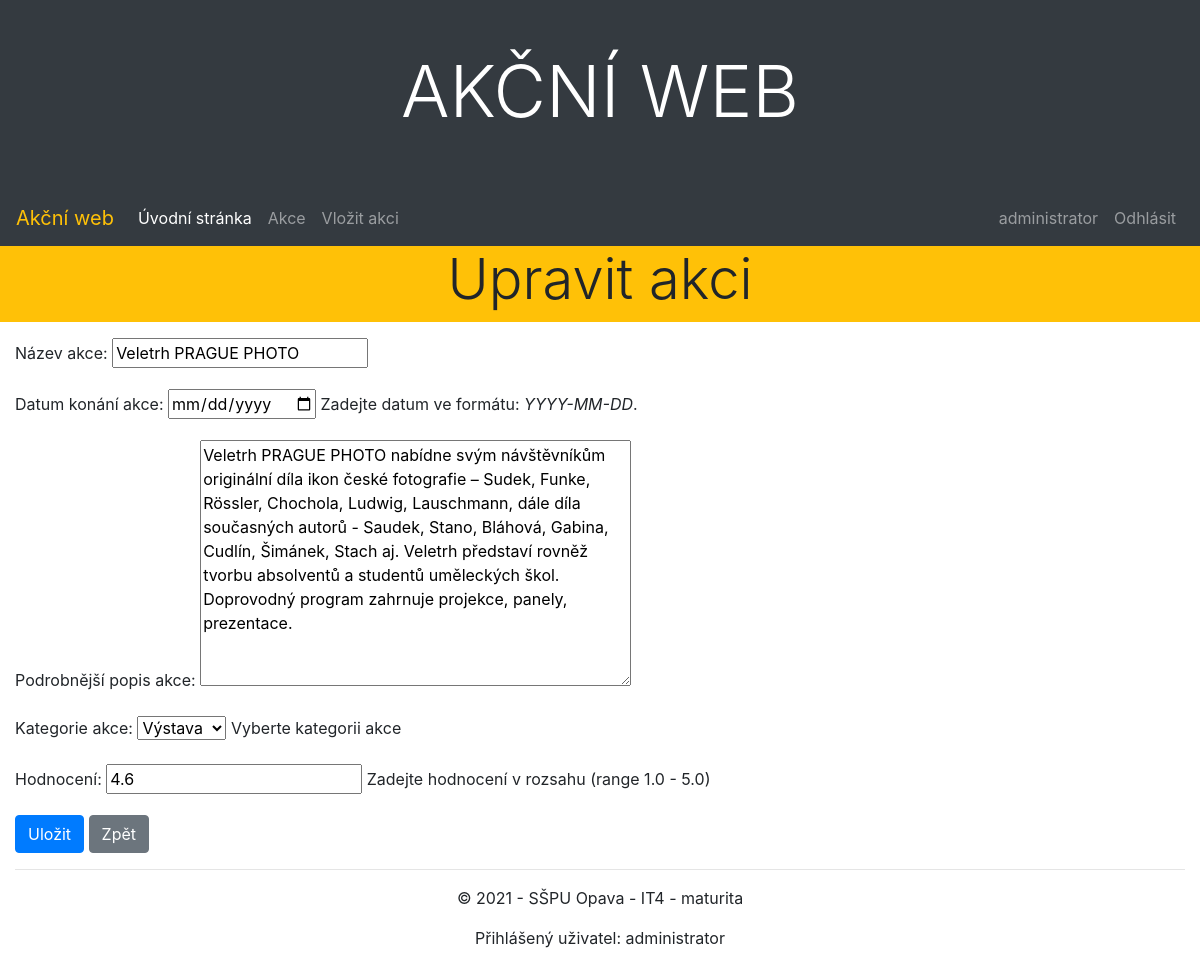
Screenshot of /akce/detail/1/update/ (signed in) with the database file from the repository.
### akce/models.py (models this page shows, shortened)
class Akce(models.Model):
    nazev = models.CharField(max_length=200, verbose_name="Název akce")
    datum = models.DateField(blank=True, null=True, help_text="Zadejte datum ve formátu: <em>YYYY-MM-DD</em>.",
                             verbose_name="Datum konání akce")
    popis = models.TextField(blank=True, null=True, verbose_name="Podrobnější popis akce")
    KATEGORIE = (
        ('divadlo', 'Divadlo'),
        ('hudba', 'Hudba'),
        ('kino', 'Kino'),
        ('výstava', 'Výstava'),
    )
    kategorie = models.CharField(max_length=10, choices=KATEGORIE, blank=True, default='hudba', help_text='Vyberte kategorii akce',
                                verbose_name="Kategorie akce")
    hodnoceni = models.FloatField(default=5.0,
                             validators=[MinValueValidator(1.0), MaxValueValidator(5.0)],
                             null=True,
                             help_text="Zadejte hodnocení v rozsahu (range 1.0 - 5.0)",
                             verbose_name="Hodnocení")
    autor = models.ForeignKey(User, on_delete=models.SET_NULL, null=True, blank=True, verbose_name="Autor akce")
    upraveno = models.DateTimeField(auto_now=True, verbose_name="Datum a čas poslední úpravy")
    class Meta:
        ordering = ["-datum", "nazev"]

### akce/views.py (the view, shortened to what this page needs)
# urls.py: path('detail/<int:pk>/update/', views.AkceUpdateView.as_view(), name='akce_update'),
class AkceUpdateView(PermissionRequiredMixin, LoginRequiredMixin, AutorNeboAdminMixin, UpdateView):
    model = Akce
    form_class = AkceForm
    template_name = 'akce_form.html'
    permission_required = 'akce.change_akce'
    login_url = "/admin/login/"

### akce/forms.py
class AkceForm(forms.ModelForm):
    class Meta:
        model = Akce
        fields = ["nazev", "datum", "popis", "kategorie", "hodnoceni"]
        widgets = {
            "datum": forms.DateInput(attrs={"type": "date"}),
        }

### akce/views.py (called while the page is built)
    def test_func(self):
        akce = self.get_object()
        return self.request.user.is_superuser or akce.autor == self.request.user

### akce/templates/akce_form.html (shortened to what this page needs)
{% extends "base.html" %}
{% block content %}
<div class="row mb-3">
    <div class="col-sm-12 bg-warning">
        <h2 class="display-4 text-center">{{ view.object|yesno:"Upravit akci,Vložit akci" }}</h2>
    </div>
</div>
<div class="row">
    <div class="col-sm-8">
        <form method="post">
            {{ form.as_p }}
            <button type="submit" class="btn btn-primary">Uložit</button>
            <a href="{% url 'akce_list' %}" class="btn btn-secondary">Zpět</a>
        </form>
    </div>
</div>
{% endblock %}

### akce/templates/page/navbar.html (shortened to what this page needs)
    <nav class="navbar navbar-expand-md bg-dark navbar-dark">
      <a class="navbar-brand text-warning" href="#">Akční web</a>
      <div class="collapse navbar-collapse" id="collapsibleNavbar">
        <ul class="navbar-nav mr-auto">
          <li class="nav-item">
            <a class="nav-link active" href="{% url 'index' %}">Úvodní stránka</a>
          </li>
          <li class="nav-item">
            <a class="nav-link" href="#">Akce</a>
          </li>
          {% if user.is_authenticated and perms.akce.add_akce %}
          <li class="nav-item">
            <a class="nav-link" href="{% url 'akce_create' %}">Vložit akci</a>
          </li>
          {% endif %}
         </ul>
         <ul class="navbar-nav">
          {% if user.is_authenticated %}
          <li class="nav-item">
            <span class="navbar-text mr-2">{{ user.username }}</span>
          </li>
          <li class="nav-item">
            <a class="nav-link" href="/admin/logout/">Odhlásit</a>
          </li>
          {% else %}
          <li class="nav-item">
            <a class="nav-link" href="/admin/login/?next={% url 'index' %}">Přihlásit</a>
          </li>
          {% endif %}
         </ul>
      </div>
    </nav>

### akce/templates/page/footer.html
<div class="text-center">
    <hr>
    <p>&copy; 2021 - SŠPU Opava - IT4 - maturita</p>
    <p>Přihlášený uživatel: {% if user.is_authenticated %}{{ user.username }}{% else %}nepřihlášen{% endif %}</p>
</div>

### rows the page displays
Akce: nazev "Veletrh PRAGUE PHOTO", popis "Veletrh PRAGUE PHOTO nabídne svým návštěvníkům originální díla ikon české fotografie – Sudek, Funke, Rössler, Chochola, Ludwig, Lauschmann, dále díla současných autorů - Saudek, Stano, Bláhová, Gabina, Cudlín, Šimánek, Stach aj. Veletrh představí rovněž tvorbu absolventů a studentů uměleckých škol. Doprovodný program zahrnuje projekce, panely, prezentace.", kategorie "Výstava", hodnoceni "4.6"

### other values shown
{{ user.username }} "administrator"
{{ view.object|yesno:"Upravit akci,Vložit akci" }} "Upravit akci"
